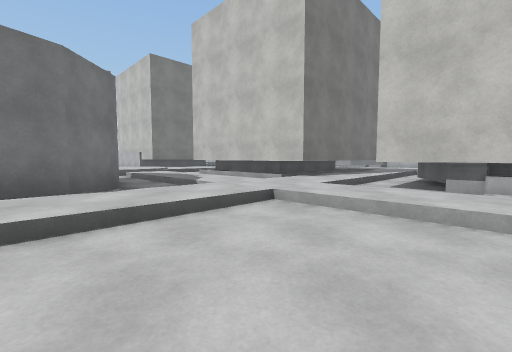
[1] (above)

24 first-person views from a walk through a 3-D level made in the Unity game engine. The camera is 1.2 m above the floor, tilts 4° down and sees 90° across. The floor is counted in squares, 2 m on a side. Each view is taken from the middle of a square. On the plan, view 1 faces up. The plan holds only what a view shows up to about 9 squares ahead; the rest is blank. The place goes on beyond the plan. Surface patterns are stand-ins for the level's own textures.

[2]
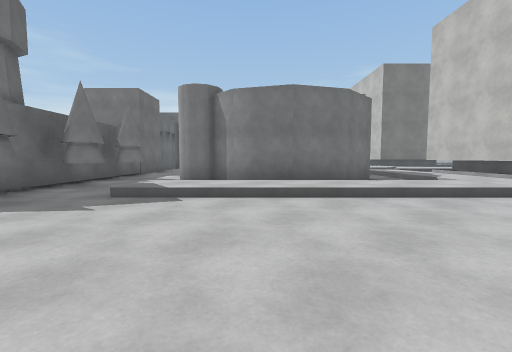

[3]
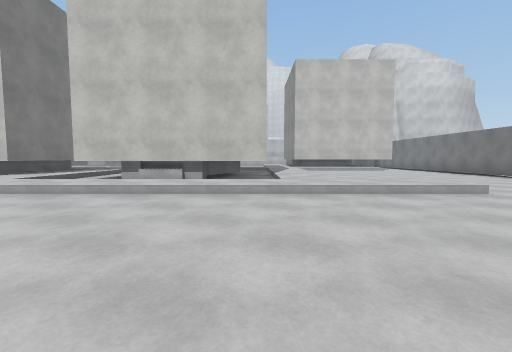

[4]
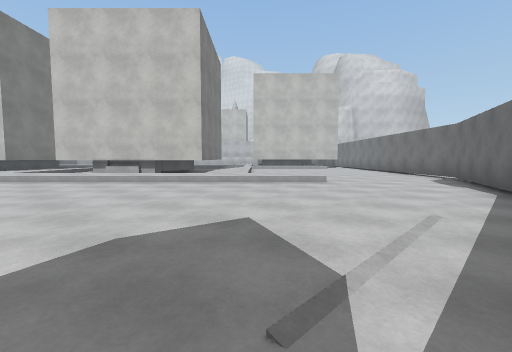

[5]
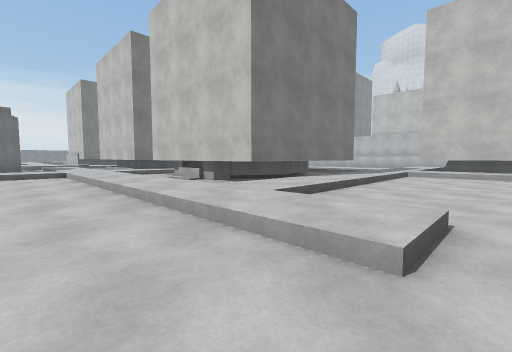

[6]
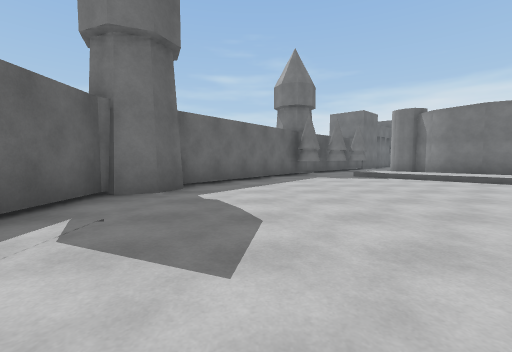

[7]
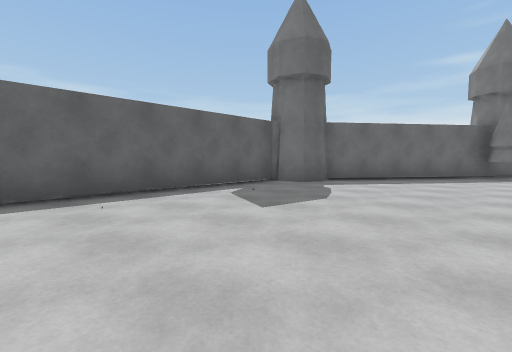

[8]
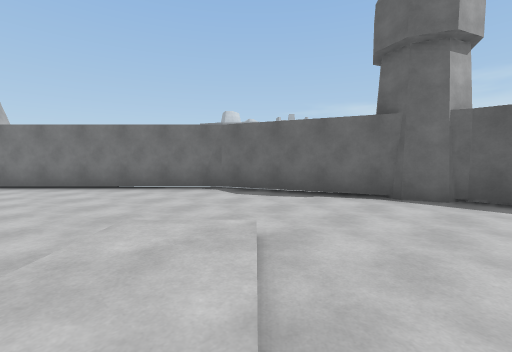

[9]
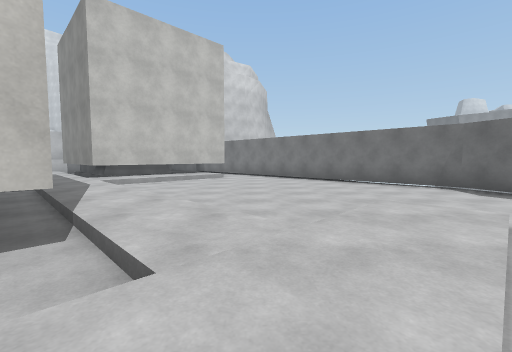

[10]
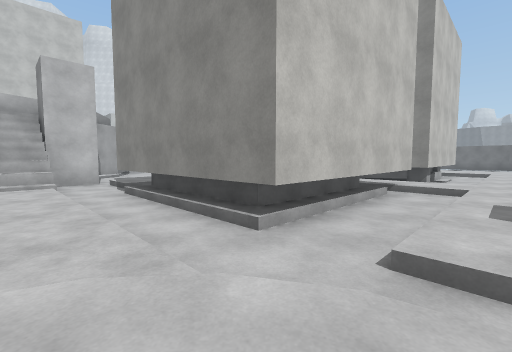

[11]
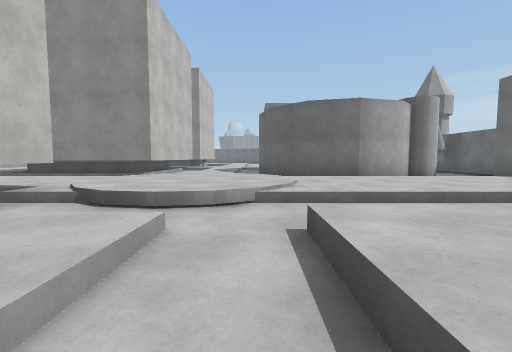

[12]
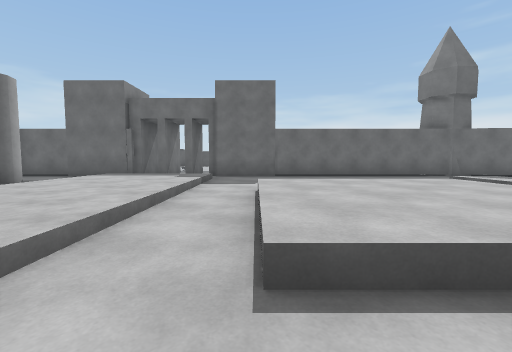

[13]
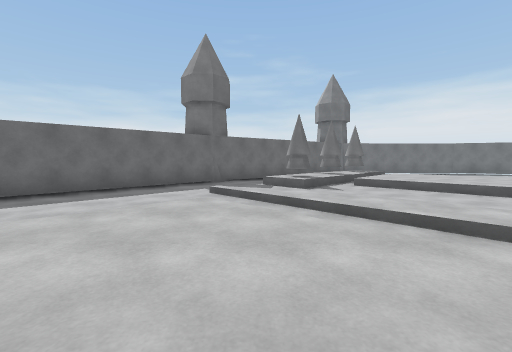

[14]
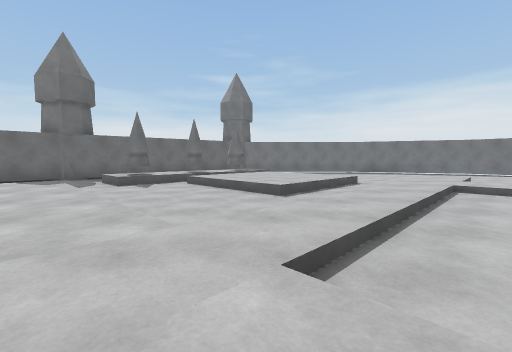

[15]
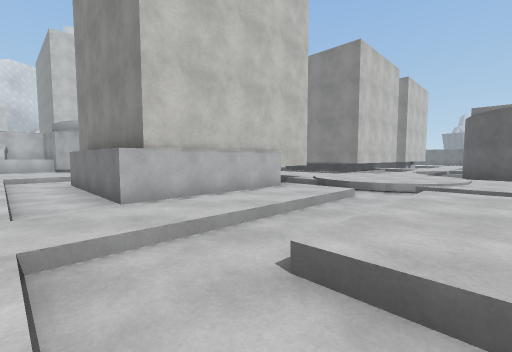

[16]
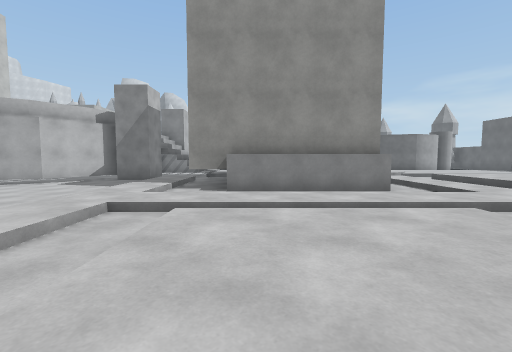

[17]
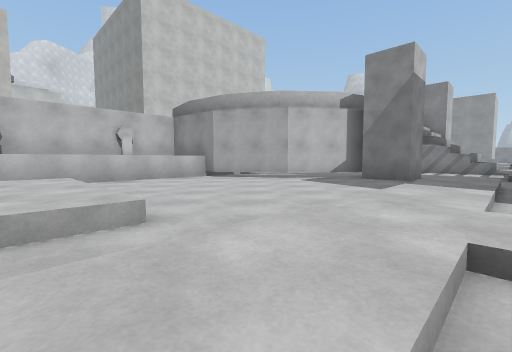

[18]
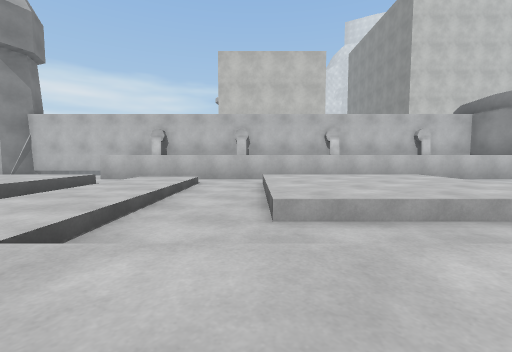

[19]
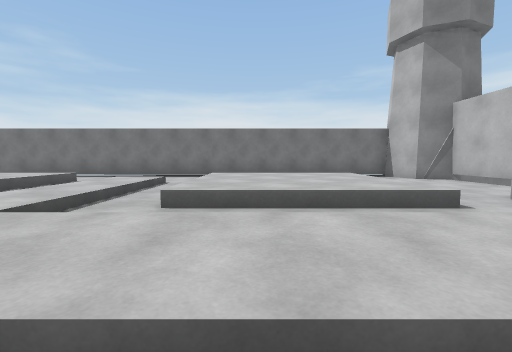

[20]
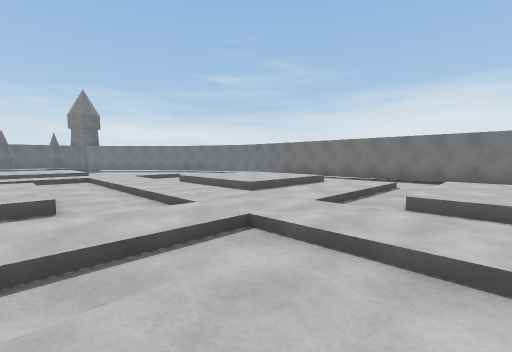

[21]
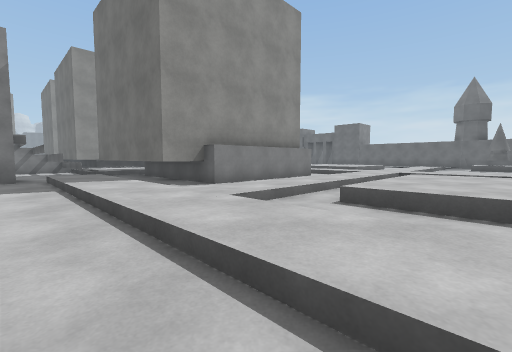

[22]
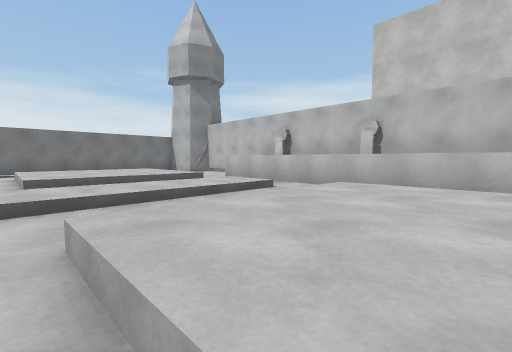

[23]
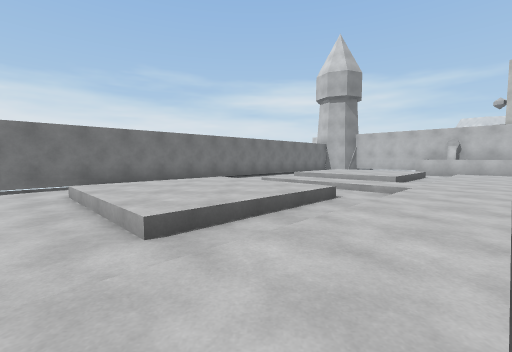

[24]
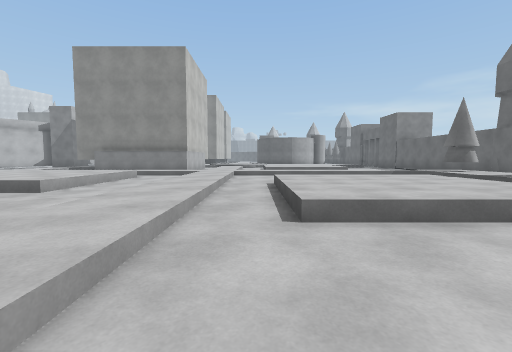

### Floor plan
Key: @ floor where view 1 was taken; # wall or solid block; . main floor; : floor 0.25 m higher than the main floor; + floor 0.5 m higher than the main floor; / step, stairs or slope; ^ raised ledge.
Columns run from 19 left of view 1 to 13 right of it. Each row starts with its distance up from view 1.
 37        #####
 36       ## ..##
 35      ##  ...#
 34     ##  /...^#
 33    ##  /+/.^^^#
 32   ##../+++/..^^#
 31  ##..//+++///.^^#
 30 ##../://+//:/..^^#
 29 #  /./:/./:/./..^^#
 28 ../+/./:/:/./+/..^^#
 27 ./+++/./:/./+++/..^^#
 26 ./+++//:/://+++/...^^#
 25 ../+//:/./://+/.....#
 24  .../:/./. ://......#
 23  ://:/./+/./:/.....##
 22 ./::/./+++/./:/....#
 21 ../:/./+++////:/...#
 20 ././:/./+////./:/..#
 19 /+/./:/.////.##/:/##
 18 +++/./:////.####//##
 17 +++/../::/.######//
 16 /+/.../:://##   ##//###
 15 //.../://:/.##     //.#
 14 +/../:/../:/.##   :/.//
 13 /#//:/.//./:/.#:::/.#/:
 12 .//:/./++/.///+::/.##
 11 #.././++++/.++++/.##
 10 ##..../++/./+++/.###
  9  ##....//./:+++//.######:
  8   ##...../:::/./:/.####:/
  7    ##.../:::/##./:/.##:/
  6     ##./:::/####./://:/#       :#
  5      ## ::/.#  ##./::/##  ###/:##
  4       ## /.#    #./::/.#####/:/:#
  3        ##..    ##/://:/.###/:/./:
  2         ##...###/:/../:/.#/:/.../
  1          ###.../:/..../://:/.....
  0           ##../:/..@.../::/......
 -1            ###./......../:/......
 -2             ###..........//.....#
 -3               #................##
 -4               ##..............##
 -5                ###...........##
 -6                  ##.......####
 -7                   #########

Where each view was taken, in squares from view 1:
view 1: 0 up, 0 right, facing up
view 2: 2 down, 0 right, facing up-left
view 3: 3 down, 1 right, facing up-right
view 4: 6 down, 1 right, facing up-right
view 5: 4 down, 6 right, facing up
view 6: 4 down, 4 right, facing left
view 7: 2 down, 5 right, facing down-left
view 8: 1 down, 5 right, facing down-right
view 9: 0 up, 4 right, facing right
view 10: 10 up, 5 left, facing right
view 11: 13 up, 10 left, facing down-right
view 12: 12 up, 8 left, facing down-left
view 13: 12 up, 10 left, facing left
view 14: 17 up, 10 left, facing left
view 15: 14 up, 13 left, facing right
view 16: 23 up, 11 left, facing down-right
view 17: 23 up, 8 left, facing right
view 18: 25 up, 10 left, facing up-right
view 19: 28 up, 8 left, facing up-left
view 20: 27 up, 7 left, facing left
view 21: 25 up, 7 left, facing down
view 22: 25 up, 7 left, facing up
view 23: 22 up, 15 left, facing up
view 24: 22 up, 19 left, facing down-right
